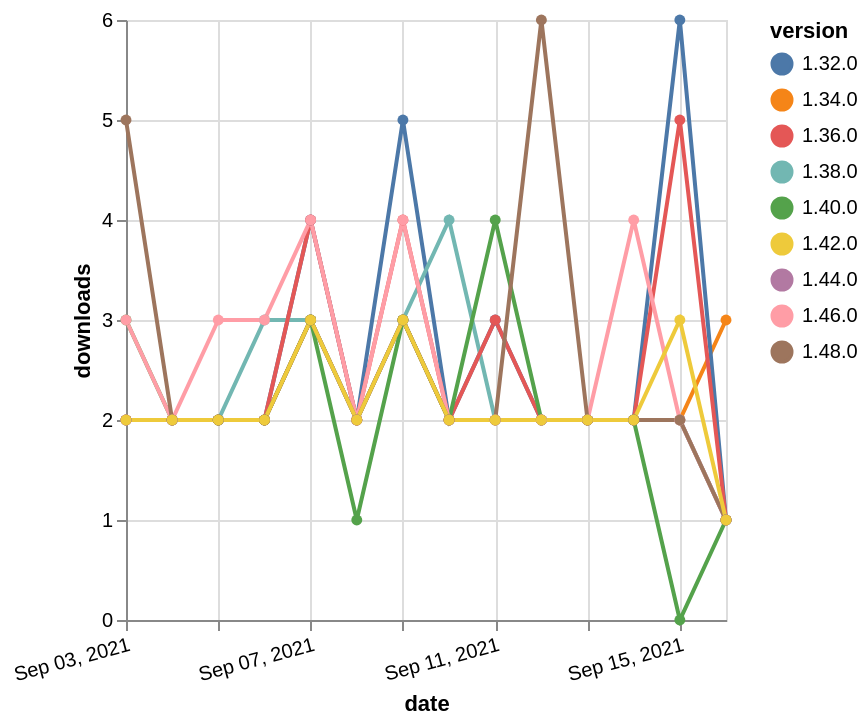

This figure's Vega-Lite source:
### Vega-Lite specification from a JSON file in a GitHub repository (floating-point values rounded to 4 significant figures)
{"$schema": "https://vega.github.io/schema/vega-lite/v5.json", "description": "A simple bar chart with embedded data.", "data": {"values": [{"date": "2021-09-03", "total": 2700, "delta": 2, "version": "1.34.0"}, {"date": "2021-09-04", "total": 2702, "delta": 2, "version": "1.34.0"}, {"date": "2021-09-05", "total": 2704, "delta": 2, "version": "1.34.0"}, {"date": "2021-09-06", "total": 2706, "delta": 2, "version": "1.34.0"}, {"date": "2021-09-07", "total": 2709, "delta": 3, "version": "1.34.0"}, {"date": "2021-09-08", "total": 2711, "delta": 2, "version": "1.34.0"}, {"date": "2021-09-09", "total": 2714, "delta": 3, "version": "1.34.0"}, {"date": "2021-09-10", "total": 2716, "delta": 2, "version": "1.34.0"}, {"date": "2021-09-11", "total": 2718, "delta": 2, "version": "1.34.0"}, {"date": "2021-09-12", "total": 2720, "delta": 2, "version": "1.34.0"}, {"date": "2021-09-13", "total": 2722, "delta": 2, "version": "1.34.0"}, {"date": "2021-09-14", "total": 2724, "delta": 2, "version": "1.34.0"}, {"date": "2021-09-15", "total": 2726, "delta": 2, "version": "1.34.0"}, {"date": "2021-09-16", "total": 2729, "delta": 3, "version": "1.34.0"}, {"date": "2021-09-03", "total": 3337, "delta": 2, "version": "1.32.0"}, {"date": "2021-09-04", "total": 3339, "delta": 2, "version": "1.32.0"}, {"date": "2021-09-05", "total": 3341, "delta": 2, "version": "1.32.0"}, {"date": "2021-09-06", "total": 3343, "delta": 2, "version": "1.32.0"}, {"date": "2021-09-07", "total": 3347, "delta": 4, "version": "1.32.0"}, {"date": "2021-09-08", "total": 3349, "delta": 2, "version": "1.32.0"}, {"date": "2021-09-09", "total": 3354, "delta": 5, "version": "1.32.0"}, {"date": "2021-09-10", "total": 3356, "delta": 2, "version": "1.32.0"}, {"date": "2021-09-11", "total": 3359, "delta": 3, "version": "1.32.0"}, {"date": "2021-09-12", "total": 3361, "delta": 2, "version": "1.32.0"}, {"date": "2021-09-13", "total": 3363, "delta": 2, "version": "1.32.0"}, {"date": "2021-09-14", "total": 3365, "delta": 2, "version": "1.32.0"}, {"date": "2021-09-15", "total": 3371, "delta": 6, "version": "1.32.0"}, {"date": "2021-09-16", "total": 3372, "delta": 1, "version": "1.32.0"}, {"date": "2021-09-03", "total": 1037, "delta": 2, "version": "1.44.0"}, {"date": "2021-09-04", "total": 1039, "delta": 2, "version": "1.44.0"}, {"date": "2021-09-05", "total": 1041, "delta": 2, "version": "1.44.0"}, {"date": "2021-09-06", "total": 1043, "delta": 2, "version": "1.44.0"}, {"date": "2021-09-07", "total": 1046, "delta": 3, "version": "1.44.0"}, {"date": "2021-09-08", "total": 1048, "delta": 2, "version": "1.44.0"}, {"date": "2021-09-09", "total": 1051, "delta": 3, "version": "1.44.0"}, {"date": "2021-09-10", "total": 1053, "delta": 2, "version": "1.44.0"}, {"date": "2021-09-11", "total": 1055, "delta": 2, "version": "1.44.0"}, {"date": "2021-09-12", "total": 1057, "delta": 2, "version": "1.44.0"}, {"date": "2021-09-13", "total": 1059, "delta": 2, "version": "1.44.0"}, {"date": "2021-09-14", "total": 1061, "delta": 2, "version": "1.44.0"}, {"date": "2021-09-15", "total": 1063, "delta": 2, "version": "1.44.0"}, {"date": "2021-09-16", "total": 1064, "delta": 1, "version": "1.44.0"}, {"date": "2021-09-03", "total": 2160, "delta": 2, "version": "1.38.0"}, {"date": "2021-09-04", "total": 2162, "delta": 2, "version": "1.38.0"}, {"date": "2021-09-05", "total": 2164, "delta": 2, "version": "1.38.0"}, {"date": "2021-09-06", "total": 2167, "delta": 3, "version": "1.38.0"}, {"date": "2021-09-07", "total": 2170, "delta": 3, "version": "1.38.0"}, {"date": "2021-09-08", "total": 2172, "delta": 2, "version": "1.38.0"}, {"date": "2021-09-09", "total": 2175, "delta": 3, "version": "1.38.0"}, {"date": "2021-09-10", "total": 2179, "delta": 4, "version": "1.38.0"}, {"date": "2021-09-11", "total": 2181, "delta": 2, "version": "1.38.0"}, {"date": "2021-09-12", "total": 2183, "delta": 2, "version": "1.38.0"}, {"date": "2021-09-13", "total": 2185, "delta": 2, "version": "1.38.0"}, {"date": "2021-09-14", "total": 2187, "delta": 2, "version": "1.38.0"}, {"date": "2021-09-15", "total": 2189, "delta": 2, "version": "1.38.0"}, {"date": "2021-09-16", "total": 2190, "delta": 1, "version": "1.38.0"}, {"date": "2021-09-03", "total": 2718, "delta": 2, "version": "1.36.0"}, {"date": "2021-09-04", "total": 2720, "delta": 2, "version": "1.36.0"}, {"date": "2021-09-05", "total": 2722, "delta": 2, "version": "1.36.0"}, {"date": "2021-09-06", "total": 2724, "delta": 2, "version": "1.36.0"}, {"date": "2021-09-07", "total": 2728, "delta": 4, "version": "1.36.0"}, {"date": "2021-09-08", "total": 2730, "delta": 2, "version": "1.36.0"}, {"date": "2021-09-09", "total": 2734, "delta": 4, "version": "1.36.0"}, {"date": "2021-09-10", "total": 2736, "delta": 2, "version": "1.36.0"}, {"date": "2021-09-11", "total": 2739, "delta": 3, "version": "1.36.0"}, {"date": "2021-09-12", "total": 2741, "delta": 2, "version": "1.36.0"}, {"date": "2021-09-13", "total": 2743, "delta": 2, "version": "1.36.0"}, {"date": "2021-09-14", "total": 2745, "delta": 2, "version": "1.36.0"}, {"date": "2021-09-15", "total": 2750, "delta": 5, "version": "1.36.0"}, {"date": "2021-09-16", "total": 2751, "delta": 1, "version": "1.36.0"}, {"date": "2021-09-03", "total": 1678, "delta": 3, "version": "1.40.0"}, {"date": "2021-09-04", "total": 1680, "delta": 2, "version": "1.40.0"}, {"date": "2021-09-05", "total": 1682, "delta": 2, "version": "1.40.0"}, {"date": "2021-09-06", "total": 1684, "delta": 2, "version": "1.40.0"}, {"date": "2021-09-07", "total": 1687, "delta": 3, "version": "1.40.0"}, {"date": "2021-09-08", "total": 1688, "delta": 1, "version": "1.40.0"}, {"date": "2021-09-09", "total": 1691, "delta": 3, "version": "1.40.0"}, {"date": "2021-09-10", "total": 1693, "delta": 2, "version": "1.40.0"}, {"date": "2021-09-11", "total": 1697, "delta": 4, "version": "1.40.0"}, {"date": "2021-09-12", "total": 1699, "delta": 2, "version": "1.40.0"}, {"date": "2021-09-13", "total": 1701, "delta": 2, "version": "1.40.0"}, {"date": "2021-09-14", "total": 1703, "delta": 2, "version": "1.40.0"}, {"date": "2021-09-15", "total": 1703, "delta": 0, "version": "1.40.0"}, {"date": "2021-09-16", "total": 1704, "delta": 1, "version": "1.40.0"}, {"date": "2021-09-03", "total": 730, "delta": 3, "version": "1.46.0"}, {"date": "2021-09-04", "total": 732, "delta": 2, "version": "1.46.0"}, {"date": "2021-09-05", "total": 735, "delta": 3, "version": "1.46.0"}, {"date": "2021-09-06", "total": 738, "delta": 3, "version": "1.46.0"}, {"date": "2021-09-07", "total": 742, "delta": 4, "version": "1.46.0"}, {"date": "2021-09-08", "total": 744, "delta": 2, "version": "1.46.0"}, {"date": "2021-09-09", "total": 748, "delta": 4, "version": "1.46.0"}, {"date": "2021-09-10", "total": 750, "delta": 2, "version": "1.46.0"}, {"date": "2021-09-11", "total": 752, "delta": 2, "version": "1.46.0"}, {"date": "2021-09-12", "total": 754, "delta": 2, "version": "1.46.0"}, {"date": "2021-09-13", "total": 756, "delta": 2, "version": "1.46.0"}, {"date": "2021-09-14", "total": 760, "delta": 4, "version": "1.46.0"}, {"date": "2021-09-15", "total": 762, "delta": 2, "version": "1.46.0"}, {"date": "2021-09-16", "total": 763, "delta": 1, "version": "1.46.0"}, {"date": "2021-09-03", "total": 241, "delta": 5, "version": "1.48.0"}, {"date": "2021-09-04", "total": 243, "delta": 2, "version": "1.48.0"}, {"date": "2021-09-05", "total": 245, "delta": 2, "version": "1.48.0"}, {"date": "2021-09-06", "total": 247, "delta": 2, "version": "1.48.0"}, {"date": "2021-09-07", "total": 250, "delta": 3, "version": "1.48.0"}, {"date": "2021-09-08", "total": 252, "delta": 2, "version": "1.48.0"}, {"date": "2021-09-09", "total": 255, "delta": 3, "version": "1.48.0"}, {"date": "2021-09-10", "total": 257, "delta": 2, "version": "1.48.0"}, {"date": "2021-09-11", "total": 259, "delta": 2, "version": "1.48.0"}, {"date": "2021-09-12", "total": 265, "delta": 6, "version": "1.48.0"}, {"date": "2021-09-13", "total": 267, "delta": 2, "version": "1.48.0"}, {"date": "2021-09-14", "total": 269, "delta": 2, "version": "1.48.0"}, {"date": "2021-09-15", "total": 271, "delta": 2, "version": "1.48.0"}, {"date": "2021-09-16", "total": 272, "delta": 1, "version": "1.48.0"}, {"date": "2021-09-03", "total": 1512, "delta": 2, "version": "1.42.0"}, {"date": "2021-09-04", "total": 1514, "delta": 2, "version": "1.42.0"}, {"date": "2021-09-05", "total": 1516, "delta": 2, "version": "1.42.0"}, {"date": "2021-09-06", "total": 1518, "delta": 2, "version": "1.42.0"}, {"date": "2021-09-07", "total": 1521, "delta": 3, "version": "1.42.0"}, {"date": "2021-09-08", "total": 1523, "delta": 2, "version": "1.42.0"}, {"date": "2021-09-09", "total": 1526, "delta": 3, "version": "1.42.0"}, {"date": "2021-09-10", "total": 1528, "delta": 2, "version": "1.42.0"}, {"date": "2021-09-11", "total": 1530, "delta": 2, "version": "1.42.0"}, {"date": "2021-09-12", "total": 1532, "delta": 2, "version": "1.42.0"}, {"date": "2021-09-13", "total": 1534, "delta": 2, "version": "1.42.0"}, {"date": "2021-09-14", "total": 1536, "delta": 2, "version": "1.42.0"}, {"date": "2021-09-15", "total": 1539, "delta": 3, "version": "1.42.0"}, {"date": "2021-09-16", "total": 1540, "delta": 1, "version": "1.42.0"}]}, "width": "container", "mark": {"type": "line", "point": {"filled": true}}, "encoding": {"x": {"field": "date", "type": "temporal", "timeUnit": "yearmonthdate", "title": "date", "axis": {"labelAngle": -15}}, "y": {"field": "delta", "type": "quantitative", "title": "downloads"}, "color": {"field": "version", "type": "nominal"}, "tooltip": {"field": "delta"}}}
